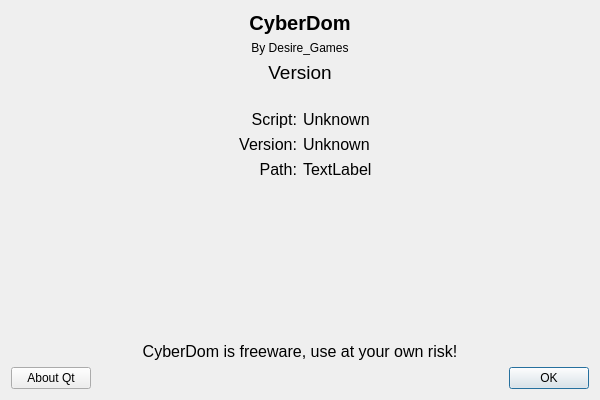
<?xml version="1.0" encoding="UTF-8"?>
<ui version="4.0">
 <class>About</class>
 <widget class="QDialog" name="About">
  <property name="geometry">
   <rect>
    <x>0</x>
    <y>0</y>
    <width>600</width>
    <height>400</height>
   </rect>
  </property>
  <property name="windowTitle">
   <string>About</string>
  </property>
  <layout class="QVBoxLayout" name="verticalLayout">
   <item>
    <widget class="QLabel" name="lbl_Title">
     <property name="font">
      <font>
       <pointsize>15</pointsize>
       <bold>true</bold>
      </font>
     </property>
     <property name="text">
      <string>CyberDom</string>
     </property>
     <property name="alignment">
      <set>Qt::AlignmentFlag::AlignCenter</set>
     </property>
    </widget>
   </item>
   <item>
    <widget class="QLabel" name="lbl_Author">
     <property name="text">
      <string>By Desire_Games</string>
     </property>
     <property name="alignment">
      <set>Qt::AlignmentFlag::AlignCenter</set>
     </property>
    </widget>
   </item>
   <item>
    <widget class="QLabel" name="lbl_Version">
     <property name="font">
      <font>
       <pointsize>14</pointsize>
      </font>
     </property>
     <property name="text">
      <string>Version</string>
     </property>
     <property name="alignment">
      <set>Qt::AlignmentFlag::AlignCenter</set>
     </property>
    </widget>
   </item>
   <item>
    <spacer name="verticalSpacer_Top">
     <property name="orientation">
      <enum>Qt::Orientation::Vertical</enum>
     </property>
     <property name="sizeType">
      <enum>QSizePolicy::Policy::Fixed</enum>
     </property>
     <property name="sizeHint" stdset="0">
      <size>
       <width>20</width>
       <height>20</height>
      </size>
     </property>
    </spacer>
   </item>
   <item>
    <layout class="QGridLayout" name="gridLayout_Info">
     <item row="0" column="0">
      <widget class="QLabel" name="lbl_Script">
       <property name="font">
        <font>
         <pointsize>12</pointsize>
        </font>
       </property>
       <property name="text">
        <string>Script:</string>
       </property>
       <property name="alignment">
        <set>Qt::AlignmentFlag::AlignRight|Qt::AlignmentFlag::AlignTrailing|Qt::AlignmentFlag::AlignVCenter</set>
       </property>
      </widget>
     </item>
     <item row="0" column="1">
      <widget class="QLabel" name="lbl_ScriptName">
       <property name="font">
        <font>
         <pointsize>12</pointsize>
        </font>
       </property>
       <property name="text">
        <string>Unknown</string>
       </property>
      </widget>
     </item>
     <item row="1" column="0">
      <widget class="QLabel" name="lbl_SVersion">
       <property name="font">
        <font>
         <pointsize>12</pointsize>
        </font>
       </property>
       <property name="text">
        <string>Version:</string>
       </property>
       <property name="alignment">
        <set>Qt::AlignmentFlag::AlignRight|Qt::AlignmentFlag::AlignTrailing|Qt::AlignmentFlag::AlignVCenter</set>
       </property>
      </widget>
     </item>
     <item row="1" column="1">
      <widget class="QLabel" name="lbl_SVersionN">
       <property name="font">
        <font>
         <pointsize>12</pointsize>
        </font>
       </property>
       <property name="text">
        <string>Unknown</string>
       </property>
      </widget>
     </item>
     <item row="2" column="0">
      <widget class="QLabel" name="lbl_Path">
       <property name="font">
        <font>
         <pointsize>12</pointsize>
        </font>
       </property>
       <property name="text">
        <string>Path:</string>
       </property>
       <property name="alignment">
        <set>Qt::AlignmentFlag::AlignRight|Qt::AlignmentFlag::AlignTrailing|Qt::AlignmentFlag::AlignVCenter</set>
       </property>
      </widget>
     </item>
     <item row="2" column="1">
      <widget class="QLabel" name="lbl_PathDir">
       <property name="font">
        <font>
         <pointsize>12</pointsize>
        </font>
       </property>
       <property name="text">
        <string>TextLabel</string>
       </property>
       <property name="wordWrap">
        <bool>true</bool>
       </property>
      </widget>
     </item>
    </layout>
   </item>
   <item>
    <spacer name="verticalSpacer_Bottom">
     <property name="orientation">
      <enum>Qt::Orientation::Vertical</enum>
     </property>
     <property name="sizeHint" stdset="0">
      <size>
       <width>20</width>
       <height>40</height>
      </size>
     </property>
    </spacer>
   </item>
   <item>
    <widget class="QLabel" name="lbl_Disclaimer">
     <property name="font">
      <font>
       <pointsize>12</pointsize>
      </font>
     </property>
     <property name="text">
      <string>CyberDom is freeware, use at your own risk!</string>
     </property>
     <property name="alignment">
      <set>Qt::AlignmentFlag::AlignCenter</set>
     </property>
    </widget>
   </item>
   <item>
    <layout class="QHBoxLayout" name="horizontalLayout_Buttons">
     <item>
      <widget class="QPushButton" name="btn_AboutQt">
       <property name="text">
        <string>About Qt</string>
       </property>
      </widget>
     </item>
     <item>
      <spacer name="horizontalSpacer">
       <property name="orientation">
        <enum>Qt::Orientation::Horizontal</enum>
       </property>
       <property name="sizeHint" stdset="0">
        <size>
         <width>40</width>
         <height>20</height>
        </size>
       </property>
      </spacer>
     </item>
     <item>
      <widget class="QDialogButtonBox" name="buttonBox">
       <property name="orientation">
        <enum>Qt::Orientation::Horizontal</enum>
       </property>
       <property name="standardButtons">
        <set>QDialogButtonBox::StandardButton::Ok</set>
       </property>
      </widget>
     </item>
    </layout>
   </item>
  </layout>
 </widget>
 <resources/>
 <connections>
  <connection>
   <sender>buttonBox</sender>
   <signal>accepted()</signal>
   <receiver>About</receiver>
   <slot>accept()</slot>
   <hints>
    <hint type="sourcelabel">
     <x>248</x>
     <y>254</y>
    </hint>
    <hint type="destinationlabel">
     <x>157</x>
     <y>274</y>
    </hint>
   </hints>
  </connection>
  <connection>
   <sender>buttonBox</sender>
   <signal>rejected()</signal>
   <receiver>About</receiver>
   <slot>reject()</slot>
   <hints>
    <hint type="sourcelabel">
     <x>316</x>
     <y>260</y>
    </hint>
    <hint type="destinationlabel">
     <x>286</x>
     <y>274</y>
    </hint>
   </hints>
  </connection>
 </connections>
</ui>
